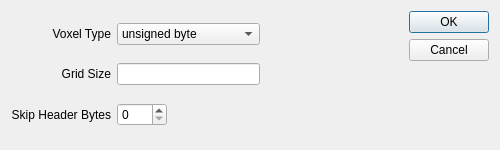
<?xml version="1.0" encoding="UTF-8"?>
<ui version="4.0">
 <class>LoadRawDialog</class>
 <widget class="QDialog" name="LoadRawDialog">
  <property name="geometry">
   <rect>
    <x>0</x>
    <y>0</y>
    <width>500</width>
    <height>150</height>
   </rect>
  </property>
  <property name="sizePolicy">
   <sizepolicy hsizetype="Expanding" vsizetype="Preferred">
    <horstretch>1</horstretch>
    <verstretch>0</verstretch>
   </sizepolicy>
  </property>
  <property name="minimumSize">
   <size>
    <width>300</width>
    <height>100</height>
   </size>
  </property>
  <property name="maximumSize">
   <size>
    <width>500</width>
    <height>150</height>
   </size>
  </property>
  <property name="windowTitle">
   <string>Load Raw Plugin Dialog</string>
  </property>
  <layout class="QHBoxLayout">
   <item>
    <layout class="QGridLayout">
     <item row="0" column="0">
      <widget class="QLabel" name="label">
       <property name="minimumSize">
        <size>
         <width>60</width>
         <height>0</height>
        </size>
       </property>
       <property name="text">
        <string>Voxel Type</string>
       </property>
       <property name="alignment">
        <set>Qt::AlignRight|Qt::AlignTrailing|Qt::AlignVCenter</set>
       </property>
      </widget>
     </item>
     <item row="0" column="1">
      <widget class="QComboBox" name="voxelType">
       <property name="sizePolicy">
        <sizepolicy hsizetype="Expanding" vsizetype="Fixed">
         <horstretch>0</horstretch>
         <verstretch>0</verstretch>
        </sizepolicy>
       </property>
       <property name="minimumSize">
        <size>
         <width>100</width>
         <height>0</height>
        </size>
       </property>
       <item>
        <property name="text">
         <string>unsigned byte</string>
        </property>
       </item>
       <item>
        <property name="text">
         <string>byte</string>
        </property>
       </item>
       <item>
        <property name="text">
         <string>unsigned short</string>
        </property>
       </item>
       <item>
        <property name="text">
         <string>short</string>
        </property>
       </item>
       <item>
        <property name="text">
         <string>int</string>
        </property>
       </item>
       <item>
        <property name="text">
         <string>float</string>
        </property>
       </item>
      </widget>
     </item>
     <item row="1" column="0">
      <widget class="QLabel" name="label_2">
       <property name="minimumSize">
        <size>
         <width>60</width>
         <height>0</height>
        </size>
       </property>
       <property name="text">
        <string>Grid Size</string>
       </property>
       <property name="alignment">
        <set>Qt::AlignRight|Qt::AlignTrailing|Qt::AlignVCenter</set>
       </property>
      </widget>
     </item>
     <item row="1" column="1">
      <widget class="QLineEdit" name="gridSize">
       <property name="minimumSize">
        <size>
         <width>100</width>
         <height>0</height>
        </size>
       </property>
       <property name="text">
        <string/>
       </property>
      </widget>
     </item>
     <item row="2" column="0">
      <widget class="QLabel" name="label_3">
       <property name="minimumSize">
        <size>
         <width>60</width>
         <height>0</height>
        </size>
       </property>
       <property name="text">
        <string>Skip Header Bytes</string>
       </property>
       <property name="alignment">
        <set>Qt::AlignRight|Qt::AlignTrailing|Qt::AlignVCenter</set>
       </property>
      </widget>
     </item>
     <item row="2" column="1">
      <widget class="QSpinBox" name="headerBytes">
       <property name="sizePolicy">
        <sizepolicy hsizetype="Preferred" vsizetype="Fixed">
         <horstretch>0</horstretch>
         <verstretch>0</verstretch>
        </sizepolicy>
       </property>
       <property name="maximumSize">
        <size>
         <width>50</width>
         <height>16777215</height>
        </size>
       </property>
       <property name="maximum">
        <number>99999</number>
       </property>
      </widget>
     </item>
     <item row="1" column="2">
      <spacer>
       <property name="orientation">
        <enum>Qt::Horizontal</enum>
       </property>
       <property name="sizeHint" stdset="0">
        <size>
         <width>40</width>
         <height>20</height>
        </size>
       </property>
      </spacer>
     </item>
    </layout>
   </item>
   <item>
    <widget class="QDialogButtonBox" name="buttonBox">
     <property name="orientation">
      <enum>Qt::Vertical</enum>
     </property>
     <property name="standardButtons">
      <set>QDialogButtonBox::Cancel|QDialogButtonBox::Ok</set>
     </property>
    </widget>
   </item>
  </layout>
 </widget>
 <resources/>
 <connections>
  <connection>
   <sender>buttonBox</sender>
   <signal>accepted()</signal>
   <receiver>LoadRawDialog</receiver>
   <slot>accept()</slot>
   <hints>
    <hint type="sourcelabel">
     <x>248</x>
     <y>254</y>
    </hint>
    <hint type="destinationlabel">
     <x>157</x>
     <y>274</y>
    </hint>
   </hints>
  </connection>
  <connection>
   <sender>buttonBox</sender>
   <signal>rejected()</signal>
   <receiver>LoadRawDialog</receiver>
   <slot>reject()</slot>
   <hints>
    <hint type="sourcelabel">
     <x>316</x>
     <y>260</y>
    </hint>
    <hint type="destinationlabel">
     <x>286</x>
     <y>274</y>
    </hint>
   </hints>
  </connection>
 </connections>
</ui>
